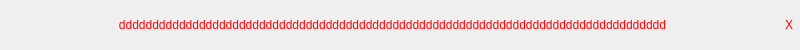
<?xml version="1.0" encoding="UTF-8"?>
<ui version="4.0">
 <class>ErrorForm</class>
 <widget class="QWidget" name="ErrorForm">
  <property name="geometry">
   <rect>
    <x>0</x>
    <y>0</y>
    <width>800</width>
    <height>50</height>
   </rect>
  </property>
  <property name="minimumSize">
   <size>
    <width>0</width>
    <height>50</height>
   </size>
  </property>
  <property name="maximumSize">
   <size>
    <width>16777215</width>
    <height>50</height>
   </size>
  </property>
  <property name="windowTitle">
   <string>Form</string>
  </property>
  <property name="styleSheet">
   <string notr="true">color: rgb(255, 0, 0);</string>
  </property>
  <layout class="QGridLayout" name="gridLayout_3">
   <property name="leftMargin">
    <number>0</number>
   </property>
   <property name="topMargin">
    <number>0</number>
   </property>
   <property name="rightMargin">
    <number>0</number>
   </property>
   <property name="bottomMargin">
    <number>0</number>
   </property>
   <property name="spacing">
    <number>0</number>
   </property>
   <item row="0" column="0">
    <layout class="QGridLayout" name="gridLayout_2" columnstretch="0,1,0">
     <property name="spacing">
      <number>0</number>
     </property>
     <item row="0" column="2">
      <widget class="QToolButton" name="toolButton">
       <property name="maximumSize">
        <size>
         <width>25</width>
         <height>25</height>
        </size>
       </property>
       <property name="text">
        <string>X</string>
       </property>
       <property name="icon">
        <iconset resource="../ico.qrc">
         <normaloff>:/UI_ICO/ICO/close.svg</normaloff>:/UI_ICO/ICO/close.svg</iconset>
       </property>
       <property name="toolButtonStyle">
        <enum>Qt::ToolButtonIconOnly</enum>
       </property>
       <property name="autoRaise">
        <bool>true</bool>
       </property>
      </widget>
     </item>
     <item row="0" column="0">
      <widget class="QLabel" name="label">
       <property name="maximumSize">
        <size>
         <width>20</width>
         <height>20</height>
        </size>
       </property>
       <property name="text">
        <string/>
       </property>
       <property name="pixmap">
        <pixmap resource="../ico.qrc">:/UI_ICO/ICO/error.svg</pixmap>
       </property>
       <property name="scaledContents">
        <bool>true</bool>
       </property>
      </widget>
     </item>
     <item row="0" column="1">
      <widget class="QLabel" name="label_2">
       <property name="text">
        <string>dddddddddddddddddddddddddddddddddddddddddddddddddddddddddddddddddddddddddddddddddd</string>
       </property>
       <property name="alignment">
        <set>Qt::AlignCenter</set>
       </property>
       <property name="wordWrap">
        <bool>true</bool>
       </property>
      </widget>
     </item>
    </layout>
   </item>
  </layout>
 </widget>
 <resources>
  <include location="../ico.qrc"/>
 </resources>
 <connections>
  <connection>
   <sender>toolButton</sender>
   <signal>clicked()</signal>
   <receiver>ErrorForm</receiver>
   <slot>hide()</slot>
   <hints>
    <hint type="sourcelabel">
     <x>807</x>
     <y>12</y>
    </hint>
    <hint type="destinationlabel">
     <x>787</x>
     <y>31</y>
    </hint>
   </hints>
  </connection>
 </connections>
</ui>
